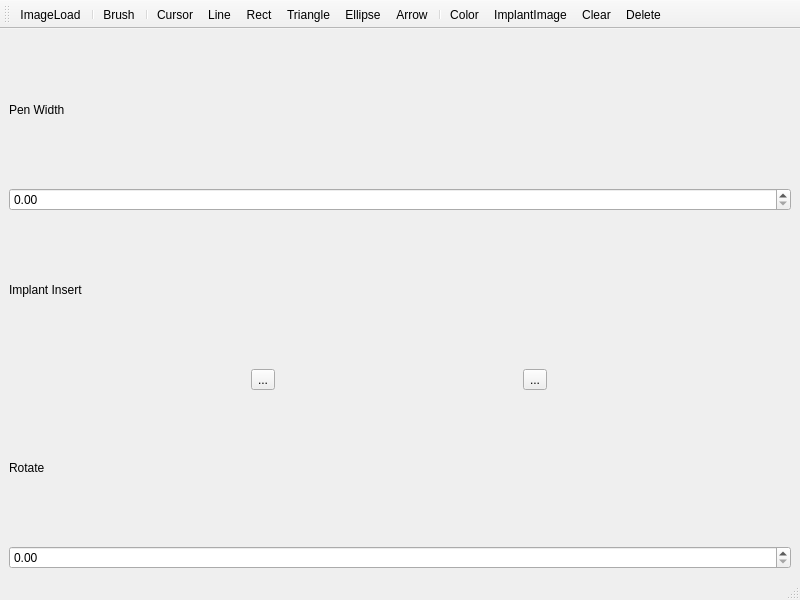
<?xml version="1.0" encoding="UTF-8"?>
<ui version="4.0">
 <class>MainWindow</class>
 <widget class="QMainWindow" name="MainWindow">
  <property name="geometry">
   <rect>
    <x>0</x>
    <y>0</y>
    <width>800</width>
    <height>600</height>
   </rect>
  </property>
  <property name="windowTitle">
   <string>MainWindow</string>
  </property>
  <widget class="QWidget" name="centralwidget">
   <layout class="QHBoxLayout" name="horizontalLayout_3">
    <item>
     <layout class="QHBoxLayout" name="horizontalLayout_2">
      <item>
       <layout class="QVBoxLayout" name="verticalLayout_5">
        <item>
         <layout class="QVBoxLayout" name="verticalLayout_2">
          <item>
           <widget class="QLabel" name="label_2">
            <property name="text">
             <string>Pen Width</string>
            </property>
           </widget>
          </item>
          <item>
           <widget class="QDoubleSpinBox" name="doubleSpinBox"/>
          </item>
         </layout>
        </item>
        <item>
         <layout class="QVBoxLayout" name="verticalLayout_3">
          <item>
           <widget class="QLabel" name="label">
            <property name="text">
             <string>Implant Insert</string>
            </property>
           </widget>
          </item>
          <item>
           <layout class="QHBoxLayout" name="horizontalLayout">
            <item>
             <widget class="QToolButton" name="toolButton">
              <property name="text">
               <string>...</string>
              </property>
             </widget>
            </item>
            <item>
             <widget class="QToolButton" name="toolButton_2">
              <property name="text">
               <string>...</string>
              </property>
             </widget>
            </item>
           </layout>
          </item>
         </layout>
        </item>
        <item>
         <layout class="QVBoxLayout" name="verticalLayout_4">
          <item>
           <widget class="QLabel" name="label_3">
            <property name="text">
             <string>Rotate</string>
            </property>
           </widget>
          </item>
          <item>
           <widget class="QDoubleSpinBox" name="RoatedoubleSpinBox">
            <property name="maximum">
             <double>360.000000000000000</double>
            </property>
           </widget>
          </item>
         </layout>
        </item>
       </layout>
      </item>
      <item>
       <layout class="QVBoxLayout" name="verticalLayout"/>
      </item>
     </layout>
    </item>
   </layout>
  </widget>
  <widget class="QMenuBar" name="menubar">
   <property name="geometry">
    <rect>
     <x>0</x>
     <y>0</y>
     <width>800</width>
     <height>17</height>
    </rect>
   </property>
  </widget>
  <widget class="QStatusBar" name="statusbar"/>
  <widget class="QToolBar" name="toolBar">
   <property name="windowTitle">
    <string>toolBar</string>
   </property>
   <attribute name="toolBarArea">
    <enum>TopToolBarArea</enum>
   </attribute>
   <attribute name="toolBarBreak">
    <bool>false</bool>
   </attribute>
   <addaction name="actionImageLoad"/>
   <addaction name="separator"/>
   <addaction name="actionBrush"/>
   <addaction name="separator"/>
   <addaction name="actionCursor"/>
   <addaction name="actionLine"/>
   <addaction name="actionRect"/>
   <addaction name="actionTriangle"/>
   <addaction name="actionEllipse"/>
   <addaction name="actionArrow"/>
   <addaction name="separator"/>
   <addaction name="actionColor"/>
   <addaction name="actionImplantImage"/>
   <addaction name="actionClear"/>
   <addaction name="actionDelete"/>
  </widget>
  <action name="actionImageLoad">
   <property name="text">
    <string>ImageLoad</string>
   </property>
  </action>
  <action name="actionBrush">
   <property name="text">
    <string>Brush</string>
   </property>
  </action>
  <action name="actionRect">
   <property name="text">
    <string>Rect</string>
   </property>
  </action>
  <action name="actionColor">
   <property name="text">
    <string>Color</string>
   </property>
  </action>
  <action name="actionEllipse">
   <property name="text">
    <string>Ellipse</string>
   </property>
  </action>
  <action name="actionLine">
   <property name="text">
    <string>Line</string>
   </property>
  </action>
  <action name="actionImplantImage">
   <property name="text">
    <string>ImplantImage</string>
   </property>
  </action>
  <action name="actionClear">
   <property name="text">
    <string>Clear</string>
   </property>
  </action>
  <action name="actionCursor">
   <property name="text">
    <string>Cursor</string>
   </property>
  </action>
  <action name="actionArrow">
   <property name="text">
    <string>Arrow</string>
   </property>
  </action>
  <action name="actionTriangle">
   <property name="text">
    <string>Triangle</string>
   </property>
  </action>
  <action name="actionDelete">
   <property name="text">
    <string>Delete</string>
   </property>
  </action>
 </widget>
 <resources/>
 <connections/>
</ui>
